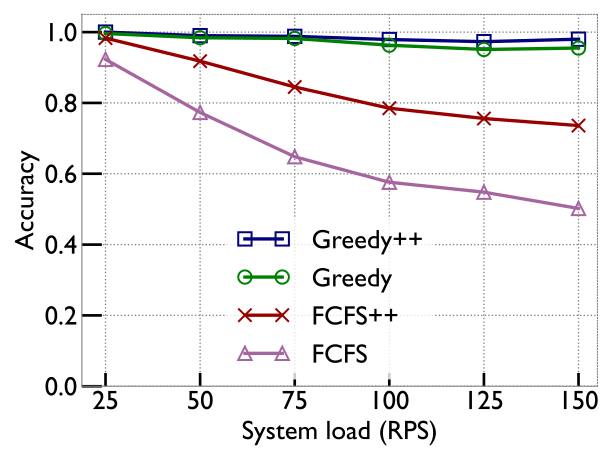

Write the Python code that produced this figure.
import numpy as np
import pickle
import sys
import matplotlib.pyplot as plt
import matplotlib.font_manager as fm


pcolors = ['#0e326d', '#028413', '#a5669f', '#db850d', '#00112d', '#af0505']
pcolors = ['#000080', '#008000', '#990000', '#a5669f',  '#db850d',  '#00112d']
markers = ['s', 'o', 'x', '^', 'v', '*', 'p', 'h']
linestyle = ['-', '.', '--']

gs_font = fm.FontProperties(fname='gillsans.ttf', size=20, weight='bold')
light_grey=(0.5,0.5,0.5)

def string(x):
    if x >= (1024 * 1024 * 1024):
        return str(x/(1024*1024*1024)) + 'B'
    elif x >= (1024 * 1024):
        return str(x/(1024*1024)) + 'M'
    elif x >= 1024:
        return str(x/1024) + 'K'
    else:
        return str(x)

# infile = sys.argv[1]
outfile = sys.argv[1]

def plot_lines(xs, ys, labels, xlabel, ylabel, outfile):
    # create plot
    fig, ax = plt.subplots()
    #ax.set_xscale("log", basex=2)
    #ax.set_yscale("log", basey=2)
    nlines = len(xs)
    assert (len(ys) == nlines and len(labels) == nlines)
    for i in range(nlines):
        pcolor = pcolors[i]
        ax.plot(xs[i], ys[i], '-', color=pcolor,  lw=2.5,  marker=markers[i], mew = 1.5, markersize = 10, markerfacecolor='none', markeredgecolor=pcolor, dash_capstyle='round', label=labels[i])
        #ax.plot(xs[i], ys[i], '-', color=pcolor,  lw=2.5,  dash_capstyle='round', label=labels[i])

    label_fontsize=20
    ax.set_xlabel(xlabel, fontproperties=gs_font, fontsize=label_fontsize)
    ax.set_ylabel(ylabel, fontproperties=gs_font, fontsize=label_fontsize)
    xmax=1.05*max([max(x) for x in xs])
    xmax, ymax = 200, 60
    plt.xlim(xmax=155.0)
    plt.ylim(ymin=0, ymax=1.05)
    #plt.ylim(ymin=-0.1, ymax=1.0) #ymax=1.01*max([max(y) for y in ys]))
    #plt.annotate('correct prediction', xy=(0.45, 0.90), xycoords='axes fraction', fontsize=label_fontsize)
    #ax.axhspan(0.0, xmax, alpha=0.6, color='grey')
    ax.grid(linestyle=':', linewidth=1, color='grey')
    ticklabelcolor = 'black'
    #xticks = np.array([300, 1200, 4800, 19200, 76800])
    #ax.xaxis.set_ticks(xticks)
    #xticks = np.array([string(x) for x in xticks])
    #ax.set_xticklabels(xticks, color=ticklabelcolor)
    leg = ax.legend(bbox_to_anchor=(0.28, 0.45), borderaxespad=0, loc=2, numpoints=2, handlelength=2, prop=gs_font, fontsize=label_fontsize)
    leg.get_frame().set_linewidth(0.0)
    plt.tick_params(labelsize=label_fontsize)
    axcolor='black'
    ax.xaxis.set_tick_params(width=2, length=10)
    ax.yaxis.set_tick_params(width=2, length=15)
    ax.xaxis.set_tick_params(which='both', colors=axcolor)
    ax.yaxis.set_tick_params(which='both', colors=axcolor)
    ax.spines['bottom'].set_color(axcolor)
    ax.spines['top'].set_color(axcolor)
    ax.spines['right'].set_color(axcolor)
    ax.spines['left'].set_color(axcolor)
    ticklabelcolor = 'black'
    ax.tick_params(axis='x', colors=ticklabelcolor, direction="in")
    ax.tick_params(axis='y', colors=ticklabelcolor, direction="in")

    for axis in ['top', 'bottom', 'left', 'right']:
        ax.spines[axis].set_color(light_grey)
    ax.spines['top'].set_linestyle(':')
    ax.spines['right'].set_linestyle(':')

    for label in ax.get_xticklabels() :
        label.set_fontproperties(gs_font)
    for label in ax.get_yticklabels() :
        label.set_fontproperties(gs_font)
    plt.tight_layout()
    plt.savefig(outfile)

def string_to_numeric_array(s):
    return [float(x) for x in s.split()]

xs = []
ys = []
methods = ["Greedy++", "Greedy", "FCFS++", "FCFS"]
for i in range(4):
    x = []
    y = []
    for j in range(6):
        with open("accuracy_" + str((j + 1) * 25) + ".pickle", 'rb') as afile:
            accuracy_load = pickle.load(afile)
        x.append((j + 1) * 25)
        y.append(accuracy_load[methods[i]])
    xs.append(x)
    ys.append(y)

plot_lines(xs, ys, methods, "System load (RPS)", "Accuracy", outfile)
